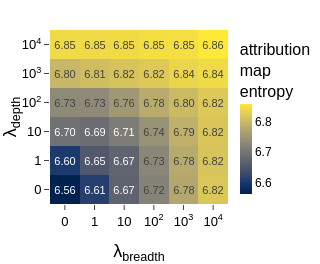

Notebook cell for this chart:
### Code cell
fig = go.Figure()

fig.add_trace(go.Heatmap(
    z=entropy_grid.values,
    x=[str(int(c)) for c in entropy_grid.columns],
    y=[str(int(r)) for r in entropy_grid.index],
    colorscale="Cividis",
    showscale=True,

    colorbar=dict(
        title=dict(text="attribution<br>map<br>entropy", font=dict(size=16), side="top"),
        orientation="v", len=1.0, thickness=12, outlinewidth=0,
        y=0.5, x=1.01, xanchor="left",
        tickfont=dict(size=12),
    ),
    text=entropy_grid.values,
    texttemplate="%{text:.2f}",

))

fig.update_xaxes(
    type="category", categoryorder="array", categoryarray=TICK_VALS,
    tickmode="array", tickvals=TICK_VALS, ticktext=TICK_TEXT,
    title_text="λ<sub>breadth</sub>",
)
fig.update_yaxes(
    type="category", categoryorder="array", categoryarray=TICK_VALS,
    tickmode="array", tickvals=TICK_VALS, ticktext=TICK_TEXT,
    title_text="λ<sub>depth</sub>",
)
fig.update_layout(
    height=WIDTH * 0.25,
    width=WIDTH * 0.3,
    margin=dict(l=50, r=0, t=30, b=60),
)
fig.show()
nn_bowl.utils.save_figure(fig, figures_dir, "breadth_depth_attribution_entropy", scale=2)

### Figure 1 — Plotly figure (JSON) as saved in the notebook; plotly's stock layout.template omitted (floating-point values rounded to 4 significant figures)
{"data": [{"colorbar": {"len": 1, "orientation": "v", "outlinewidth": 0, "thickness": 12, "tickfont": {"size": 12}, "title": {"font": {"size": 16}, "side": "top", "text": "attribution<br>map<br>entropy"}, "x": 1.01, "xanchor": "left", "y": 0.5}, "colorscale": [[0, "#00224e"], [0.1111, "#123570"], [0.2222, "#3b496c"], [0.3333, "#575d6d"], [0.4444, "#707173"], [0.5556, "#8a8678"], [0.6667, "#a59c74"], [0.7778, "#c3b369"], [0.8889, "#e1cc55"], [1, "#fee838"]], "showscale": true, "text": [[6.562, 6.612, 6.671, 6.722, 6.777, 6.822], [6.604, 6.654, 6.673, 6.73, 6.782, 6.818], [6.695, 6.689, 6.713, 6.745, 6.79, 6.819], [6.735, 6.735, 6.755, 6.784, 6.804, 6.823], [6.8, 6.807, 6.816, 6.824, 6.84, 6.844], [6.846, 6.845, 6.846, 6.85, 6.851, 6.861]], "texttemplate": "%{text:.2f}", "type": "heatmap", "x": ["0", "1", "10", "100", "1000", "10000"], "y": ["0", "1", "10", "100", "1000", "10000"], "z": [[6.562, 6.612, 6.671, 6.722, 6.777, 6.822], [6.604, 6.654, 6.673, 6.73, 6.782, 6.818], [6.695, 6.689, 6.713, 6.745, 6.79, 6.819], [6.735, 6.735, 6.755, 6.784, 6.804, 6.823], [6.8, 6.807, 6.816, 6.824, 6.84, 6.844], [6.846, 6.845, 6.846, 6.85, 6.851, 6.861]]}], "layout": {"height": 264, "margin": {"b": 60, "l": 50, "r": 0, "t": 30}, "width": 316.8, "xaxis": {"categoryarray": [0, 1, 10, 100, 1000, 10000], "categoryorder": "array", "tickmode": "array", "ticktext": ["0", "1", "10", "10<sup>2</sup>", "10<sup>3</sup>", "10<sup>4</sup>"], "tickvals": [0, 1, 10, 100, 1000, 10000], "title": {"text": "λ<sub>breadth</sub>"}, "type": "category"}, "yaxis": {"categoryarray": [0, 1, 10, 100, 1000, 10000], "categoryorder": "array", "tickmode": "array", "ticktext": ["0", "1", "10", "10<sup>2</sup>", "10<sup>3</sup>", "10<sup>4</sup>"], "tickvals": [0, 1, 10, 100, 1000, 10000], "title": {"text": "λ<sub>depth</sub>"}, "type": "category"}}}
